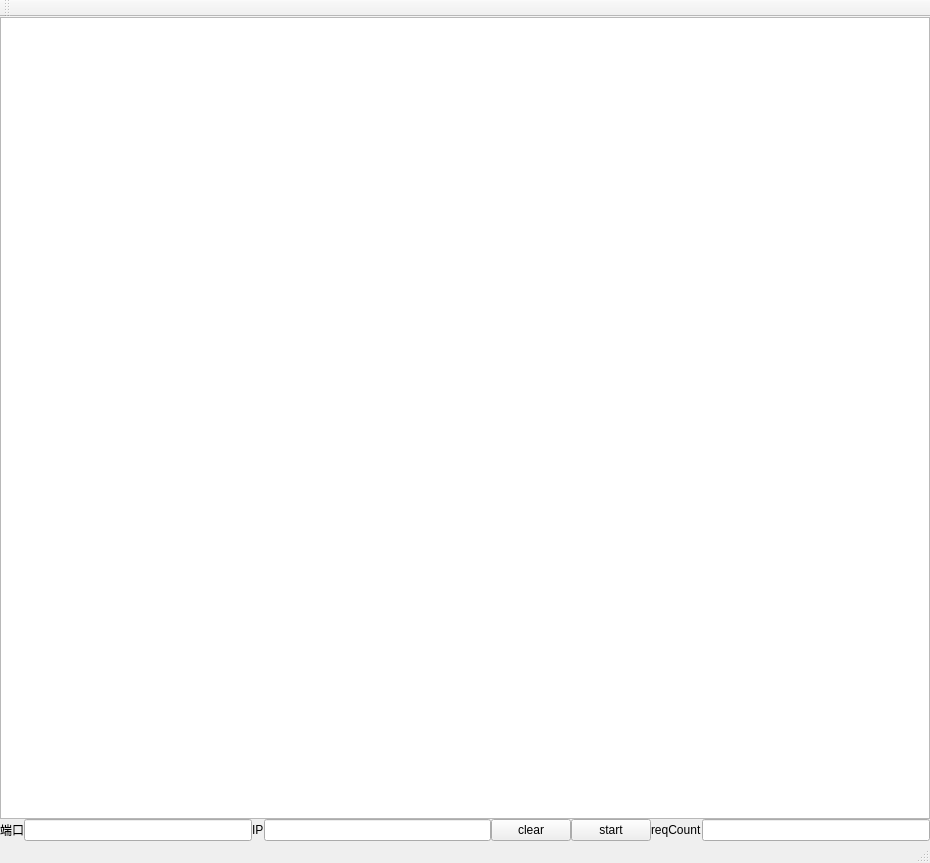
<?xml version="1.0" encoding="UTF-8"?>
<ui version="4.0">
 <class>curlTestSeverClass</class>
 <widget class="QMainWindow" name="curlTestSeverClass">
  <property name="geometry">
   <rect>
    <x>0</x>
    <y>0</y>
    <width>930</width>
    <height>863</height>
   </rect>
  </property>
  <property name="windowTitle">
   <string>curlTestSever</string>
  </property>
  <widget class="QWidget" name="centralWidget">
   <layout class="QVBoxLayout" name="verticalLayout">
    <property name="spacing">
     <number>0</number>
    </property>
    <property name="leftMargin">
     <number>0</number>
    </property>
    <property name="topMargin">
     <number>0</number>
    </property>
    <property name="rightMargin">
     <number>0</number>
    </property>
    <property name="bottomMargin">
     <number>0</number>
    </property>
    <item>
     <widget class="QTextEdit" name="textEdit_log"/>
    </item>
    <item>
     <layout class="QHBoxLayout" name="horizontalLayout">
      <property name="spacing">
       <number>0</number>
      </property>
      <item>
       <widget class="QLabel" name="label">
        <property name="text">
         <string>端口</string>
        </property>
       </widget>
      </item>
      <item>
       <widget class="QLineEdit" name="lineEdit_port"/>
      </item>
      <item>
       <widget class="QLabel" name="label_2">
        <property name="text">
         <string>IP</string>
        </property>
       </widget>
      </item>
      <item>
       <widget class="QLineEdit" name="lineEdit_IP"/>
      </item>
      <item>
       <widget class="QPushButton" name="pushButton_clear">
        <property name="text">
         <string>clear</string>
        </property>
       </widget>
      </item>
      <item>
       <widget class="QPushButton" name="pushButton_start">
        <property name="text">
         <string>start</string>
        </property>
       </widget>
      </item>
      <item>
       <widget class="QLabel" name="label_reqCount">
        <property name="text">
         <string>reqCount</string>
        </property>
       </widget>
      </item>
      <item>
       <widget class="QLineEdit" name="lineEdit_count"/>
      </item>
     </layout>
    </item>
   </layout>
  </widget>
  <widget class="QMenuBar" name="menuBar">
   <property name="geometry">
    <rect>
     <x>0</x>
     <y>0</y>
     <width>930</width>
     <height>26</height>
    </rect>
   </property>
  </widget>
  <widget class="QToolBar" name="mainToolBar">
   <attribute name="toolBarArea">
    <enum>TopToolBarArea</enum>
   </attribute>
   <attribute name="toolBarBreak">
    <bool>false</bool>
   </attribute>
  </widget>
  <widget class="QStatusBar" name="statusBar"/>
 </widget>
 <layoutdefault spacing="6" margin="11"/>
 <resources>
  <include location="curltestsever.qrc"/>
 </resources>
 <connections/>
</ui>
